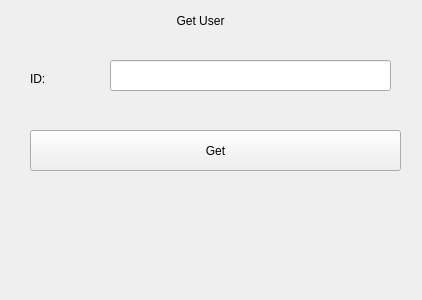
<?xml version="1.0" encoding="UTF-8"?>
<ui version="4.0">
 <class>Form</class>
 <widget class="QWidget" name="Form">
  <property name="geometry">
   <rect>
    <x>0</x>
    <y>0</y>
    <width>422</width>
    <height>300</height>
   </rect>
  </property>
  <property name="windowTitle">
   <string>Form</string>
  </property>
  <widget class="QLabel" name="labelHeader">
   <property name="geometry">
    <rect>
     <x>-30</x>
     <y>0</y>
     <width>461</width>
     <height>41</height>
    </rect>
   </property>
   <property name="text">
    <string>Get User</string>
   </property>
   <property name="alignment">
    <set>Qt::AlignCenter</set>
   </property>
  </widget>
  <widget class="QLineEdit" name="lineEdit_4">
   <property name="geometry">
    <rect>
     <x>110</x>
     <y>60</y>
     <width>281</width>
     <height>31</height>
    </rect>
   </property>
   <property name="text">
    <string/>
   </property>
  </widget>
  <widget class="QLabel" name="label_5">
   <property name="geometry">
    <rect>
     <x>30</x>
     <y>70</y>
     <width>67</width>
     <height>17</height>
    </rect>
   </property>
   <property name="text">
    <string>ID:</string>
   </property>
  </widget>
  <widget class="QPushButton" name="pushButton_3">
   <property name="geometry">
    <rect>
     <x>30</x>
     <y>130</y>
     <width>371</width>
     <height>41</height>
    </rect>
   </property>
   <property name="text">
    <string>Get</string>
   </property>
  </widget>
 </widget>
 <resources/>
 <connections/>
</ui>
